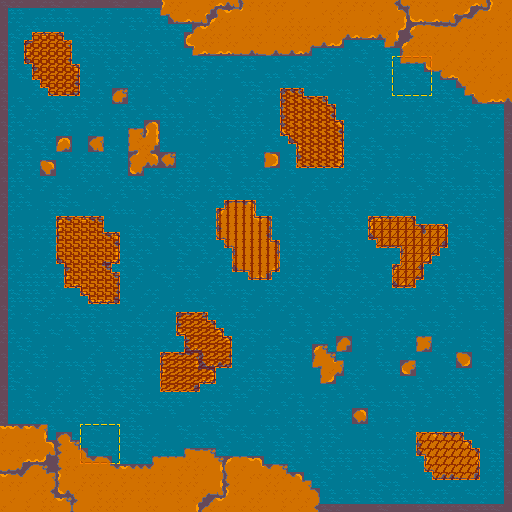

This is a level from a 2D game, rendered from its Tiled map with the project's own tilesets. A one-line summary and the map file follow, with tile-layer data summarised:
An orthogonal 64x64 tile map with 8x8 px tiles, 5 tile layers (Ground, Overlay, Zones, ZonesOverlay, ...) and 61 objects (26x node, 24x nix, player1, player2_men, player1_men, ...).

<map version="1.0" orientation="orthogonal" renderorder="right-down" width="64" height="64" tilewidth="8" tileheight="8" nextobjectid="63">
 <tileset firstgid="1" name="tileset" tilewidth="8" tileheight="8">
  <image source="../textures/tileset.png" width="128" height="256" />
  <terraintypes>
   <terrain name="Land" tile="23" />
   <terrain name="Ocean" tile="28" />
   <terrain name="Zone" tile="96" />
   <terrain name="Empty" tile="102" />
  </terraintypes>
  <tile id="0" terrain="1,1,1,0" />
  <tile id="1" terrain="1,1,0,0" />
  <tile id="2" terrain="1,1,0,1" />
  <tile id="3" terrain="1,1,1,0" />
  <tile id="4" terrain="1,1,0,0" />
  <tile id="5" terrain="1,1,0,1" />
  <tile id="6" terrain="1,1,1,0" />
  <tile id="7" terrain="1,1,0,0" />
  <tile id="8" terrain="1,1,0,1" />
  <tile id="9" terrain="1,1,1,0" />
  <tile id="10" terrain="1,1,0,0" />
  <tile id="11" terrain="1,1,0,1" />
  <tile id="12" terrain="1,1,1,1" />
  <tile id="13" terrain="1,1,1,1" />
  <tile id="16" terrain="1,0,1,0" />
  <tile id="17" terrain="0,0,0,0" />
  <tile id="18" terrain="0,1,0,1" />
  <tile id="19" terrain="1,0,1,0" />
  <tile id="20" terrain="0,0,0,0" />
  <tile id="21" terrain="0,1,0,1" />
  <tile id="22" terrain="1,0,1,0" />
  <tile id="23" terrain="0,0,0,0" />
  <tile id="24" terrain="0,1,0,1" />
  <tile id="25" terrain="1,0,1,0" />
  <tile id="26" terrain="0,0,0,0" />
  <tile id="27" terrain="0,1,0,1" />
  <tile id="28" terrain="1,1,1,1" />
  <tile id="29" terrain="1,1,1,1" />
  <tile id="32" terrain="1,0,1,1" />
  <tile id="33" terrain="0,0,1,1" />
  <tile id="34" terrain="0,1,1,1" />
  <tile id="35" terrain="1,0,1,1" />
  <tile id="36" terrain="0,0,1,1" />
  <tile id="37" terrain="0,1,1,1" />
  <tile id="38" terrain="1,0,1,1" />
  <tile id="39" terrain="0,0,1,1" />
  <tile id="40" terrain="0,1,1,1" />
  <tile id="41" terrain="1,0,1,1" />
  <tile id="42" terrain="0,0,1,1" />
  <tile id="43" terrain="0,1,1,1" />
  <tile id="48" terrain="0,0,0,1" />
  <tile id="49" terrain="0,0,1,0" />
  <tile id="50" terrain="0,0,0,1" />
  <tile id="51" terrain="0,0,1,0" />
  <tile id="52" terrain="0,0,0,1" />
  <tile id="53" terrain="0,0,1,0" />
  <tile id="54" terrain="0,0,0,1" />
  <tile id="55" terrain="0,0,1,0" />
  <tile id="64" terrain="0,1,0,0" />
  <tile id="65" terrain="1,0,0,0" />
  <tile id="66" terrain="0,1,0,0" />
  <tile id="67" terrain="1,0,0,0" />
  <tile id="68" terrain="0,1,0,0" />
  <tile id="69" terrain="1,0,0,0" />
  <tile id="70" terrain="0,1,0,0" />
  <tile id="71" terrain="1,0,0,0" />
  <tile id="96" terrain="3,3,3,2" />
  <tile id="97" terrain="3,3,2,2" />
  <tile id="98" terrain="3,3,2,3" />
  <tile id="99" terrain="2,2,2,3" />
  <tile id="100" terrain="2,2,3,2" />
  <tile id="101" terrain="2,3,3,3" />
  <tile id="102" terrain="3,3,3,3" />
  <tile id="112" terrain="3,2,3,2" />
  <tile id="113" terrain="2,2,2,2" />
  <tile id="114" terrain="2,3,2,3" />
  <tile id="115" terrain="2,3,2,2" />
  <tile id="116" terrain="3,2,2,2" />
  <tile id="117" terrain="3,2,3,3" />
  <tile id="118" terrain="2,2,3,3" />
 </tileset>
 <layer name="Ground" width="64" height="64">
  <data>[4096 cells, 4096 non-empty, 56 distinct tile ids]</data>
 </layer>
 <layer name="Overlay" width="64" height="64">
  <data>[4096 cells, 50 non-empty, 9 distinct tile ids]</data>
 </layer>
 <layer name="Zones" width="64" height="64" opacity="0.59">
  <data>[4096 cells, 398 non-empty, 7 distinct tile ids]</data>
 </layer>
 <layer name="ZonesOverlay" width="64" height="64">
  <data>[4096 cells, 398 non-empty, 13 distinct tile ids]</data>
 </layer>
 <objectgroup name="Entities">
  <object id="1" type="player1" x="80" y="424" width="40" height="40" />
  <object id="2" type="player2_men" x="400" y="48" width="40" height="8" />
  <object id="3" type="nix" x="368" y="72" width="8" height="8" />
  <object id="4" type="nix" x="440" y="112" width="8" height="8" />
  <object id="5" type="nix" x="64" y="400" width="8" height="8" />
  <object id="6" type="nix" x="136" y="440" width="8" height="8" />
  <object id="7" type="nix" x="128" y="376" width="8" height="8" />
  <object id="8" type="nix" x="376" y="136" width="8" height="8" />
  <object id="9" type="nix" x="312" y="200" width="8" height="8" />
  <object id="10" type="nix" x="320" y="256" width="8" height="8" />
  <object id="11" type="nix" x="168" y="280" width="8" height="8" />
  <object id="12" type="nix" x="160" y="224" width="8" height="8" />
  <object id="13" type="nix" x="32" y="304" width="8" height="8" />
  <object id="14" type="nix" x="480" y="208" width="8" height="8" />
  <object id="15" type="nix" x="368" y="464" width="8" height="8" />
  <object id="16" type="nix" x="120" y="40" width="8" height="8" />
  <object id="17" type="nix" x="280" y="408" width="8" height="8" />
  <object id="18" type="nix" x="208" y="104" width="8" height="8" />
  <object id="19" type="nix" x="16" y="136" width="8" height="8" />
  <object id="20" type="nix" x="488" y="328" width="8" height="8" />
  <object id="21" type="nix" x="432" y="360" width="8" height="8" />
  <object id="23" type="nix" x="104" y="120" width="8" height="8" />
  <object id="24" type="nix" x="16" y="16" width="8" height="8" />
  <object id="25" type="nix" x="488" y="488" width="8" height="8" />
  <object id="26" type="nix" x="216" y="160" width="8" height="8" />
  <object id="27" type="nix" x="264" y="320" width="8" height="8" />
  <object id="28" type="player1_men" x="80" y="464" width="40" height="8" />
  <object id="29" type="player2" x="392" y="56" width="40" height="40" />
  <object id="30" type="flag_2" x="192" y="344" width="8" height="16" />
  <object id="31" type="flag_1" x="240" y="232" width="16" height="16" />
  <object id="32" type="flag_3" x="304" y="120" width="16" height="16" />
  <object id="33" type="flag_4" x="400" y="248" width="16" height="8" />
  <object id="34" type="flag_7" x="440" y="448" width="16" height="16" />
  <object id="35" type="flag_5" x="80" y="256" width="16" height="8" />
  <object id="36" type="flag_6" x="48" y="56" width="8" height="16" />
  <object id="37" type="node" x="360" y="184" width="8" height="8" />
  <object id="38" type="node" x="264" y="176" width="8" height="8" />
  <object id="39" type="node" x="320" y="256" width="8" height="8" />
  <object id="40" type="node" x="376" y="312" width="8" height="8" />
  <object id="41" type="node" x="272" y="320" width="8" height="8" />
  <object id="42" type="node" x="264" y="408" width="8" height="8" />
  <object id="43" type="node" x="128" y="424" width="8" height="8" />
  <object id="44" type="node" x="72" y="360" width="8" height="8" />
  <object id="45" type="node" x="136" y="312" width="8" height="8" />
  <object id="46" type="node" x="176" y="264" width="8" height="8" />
  <object id="47" type="node" x="184" y="192" width="8" height="8" />
  <object id="48" type="node" x="120" y="192" width="8" height="8" />
  <object id="49" type="node" x="24" y="200" width="8" height="8" />
  <object id="50" type="node" x="16" y="112" width="8" height="8" />
  <object id="51" type="node" x="8" y="8" width="8" height="8" />
  <object id="52" type="node" x="120" y="24" width="8" height="8" />
  <object id="53" type="node" x="208" y="88" width="8" height="8" />
  <object id="54" type="node" x="272" y="64" width="8" height="8" />
  <object id="55" type="node" x="368" y="80" width="8" height="8" />
  <object id="56" type="node" x="480" y="200" width="8" height="8" />
  <object id="57" type="node" x="472" y="304" width="8" height="8" />
  <object id="58" type="node" x="488" y="400" width="8" height="8" />
  <object id="59" type="node" x="488" y="488" width="8" height="8" />
  <object id="60" type="node" x="368" y="480" width="8" height="8" />
  </objectgroup>
 <layer name="collisions" width="64" height="64" opacity="0.4">
  <data>[4096 cells, 1255 non-empty, 1 distinct tile ids]</data>
 </layer>
</map>
<!-- 2 of 61 objects omitted -->
